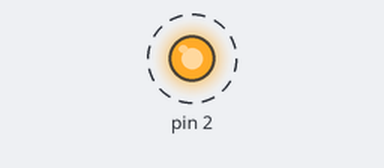
A sketch run on a simulated Arduino Uno, built with avr-gcc and run on an emulated ATmega328P. Shown: output pins drawn as LEDs (lit = HIGH). Dashed ring = blinking.

Above: at 1.2 s.
Timing chart, 0 to 3.0 s (numbered marks = the images above):
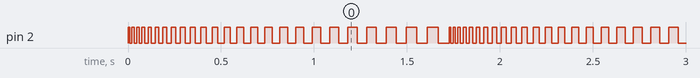

Measured:
- by itself, pin 2: alternates HIGH for 0.03 s and LOW for 0.04 s

The sketch:

esempio-blink.ino
```cpp
int t = 0;

void setup() {
  pinMode(2, OUTPUT);
}

void loop() {
  digitalWrite(2, !digitalRead(2));
  delay(10 + t%50);
  t++;
}
```
